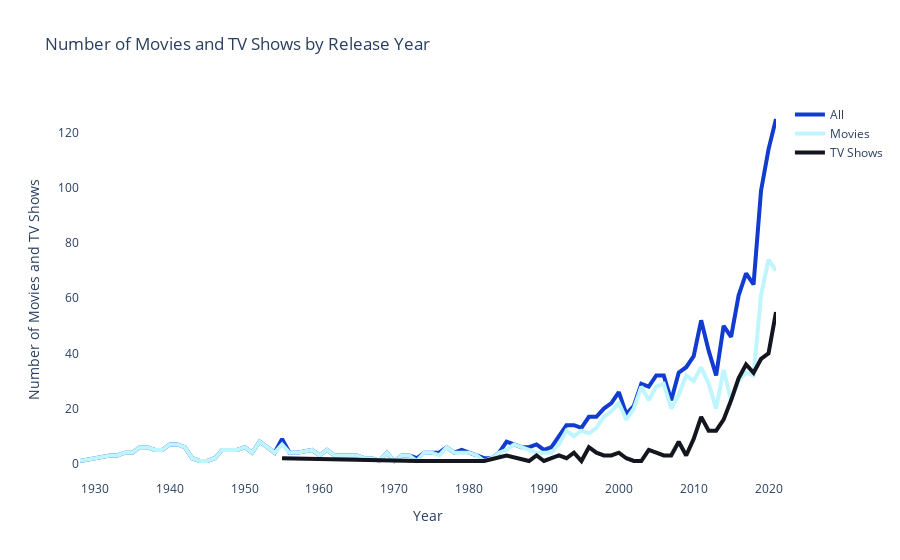

Notebook source saved alongside this figure:
### Markdown cell above
More than 70% of Movies in Disney Plus

### Code cell
#all added movies and tvshows by year
dp_r_all = dp['release_year'].value_counts().sort_index(ascending=False)

#yearly added movies by year, only movies in type
dp_r_movies = dp[dp['type'] == 'Movie']
dp_r_movies['release_year'].value_counts().sort_index(ascending=False)


#yearly added tv shows by year, only movies in type
dp_r_tv = dp[dp['type'] == 'TV Show']
dp_r_tv['release_year'].value_counts().sort_index(ascending=False)

#make graph by dp_r_all, dp_movies and dp_tv by line graph
fig = go.Figure()
fig.add_trace(go.Scatter(x=dp_r_all.index, y=dp_r_all.values, name='All', line=dict(color=disney_palette[0], width=4)))
fig.add_trace(go.Scatter(x=dp_r_movies['release_year'].value_counts().sort_index(ascending=False).index, y=dp_r_movies['release_year'].value_counts().sort_index(ascending=False).values, name='Movies', line=dict(color=disney_palette[1], width=4)))
fig.add_trace(go.Scatter(x=dp_r_tv['release_year'].value_counts().sort_index(ascending=False).index, y=dp_r_tv['release_year'].value_counts().sort_index(ascending=False).values, name='TV Shows', line=dict(color=disney_palette[3], width=4)))
fig.update_layout(title_text='Number of Movies and TV Shows by Release Year')
fig.update_layout(plot_bgcolor='rgba(0,0,0,0)')
fig.update_xaxes(title_text='Year')
fig.update_yaxes(title_text='Number of Movies and TV Shows')
fig.show()

### Figure 1 — Plotly figure (JSON) as saved in the notebook; plotly's stock layout.template omitted (floating-point values rounded to 4 significant figures)
{"data": [{"line": {"color": "#113CCF", "width": 4}, "name": "All", "type": "scatter", "x": [2021, 2020, 2019, 2018, 2017, 2016, 2015, 2014, 2013, 2012, 2011, 2010, 2009, 2008, 2007, 2006, 2005, 2004, 2003, 2002, 2001, 2000, 1999, 1998, 1997, 1996, 1995, 1994, 1993, 1992, 1991, 1990, 1989, 1988, 1987, 1986, 1985, 1984, 1983, 1982, 1981, 1980, 1979, 1978, 1977, 1976, 1975, 1974, 1973, 1972, 1971, 1970, 1969, 1968, 1967, 1966, 1965, 1964, 1963, 1962, 1961, 1960, 1959, 1957, 1956, 1955, 1954, 1953, 1952, 1951, 1950, 1949, 1948, 1947, 1946, 1945, 1944, 1943, 1942, 1941, 1940, 1939, 1938, 1937, 1936, 1935, 1934, 1933, 1932, 1928], "y": [125, 114, 99, 65, 69, 61, 46, 50, 32, 41, 52, 39, 35, 33, 23, 32, 32, 28, 29, 21, 18, 26, 22, 20, 17, 17, 13, 14, 14, 10, 6, 5, 7, 6, 6, 7, 8, 4, 2, 2, 3, 4, 5, 4, 6, 4, 4, 4, 2, 3, 3, 1, 4, 1, 2, 2, 3, 3, 3, 3, 5, 3, 5, 4, 4, 9, 4, 6, 8, 4, 6, 5, 5, 5, 2, 1, 1, 2, 6, 7, 7, 5, 5, 6, 6, 4, 4, 3, 3, 1]}, {"line": {"color": "#BFF5FD", "width": 4}, "name": "Movies", "type": "scatter", "x": [2021, 2020, 2019, 2018, 2017, 2016, 2015, 2014, 2013, 2012, 2011, 2010, 2009, 2008, 2007, 2006, 2005, 2004, 2003, 2002, 2001, 2000, 1999, 1998, 1997, 1996, 1995, 1994, 1993, 1992, 1991, 1990, 1989, 1988, 1987, 1986, 1985, 1984, 1983, 1982, 1981, 1980, 1979, 1978, 1977, 1976, 1975, 1974, 1973, 1972, 1971, 1970, 1969, 1968, 1967, 1966, 1965, 1964, 1963, 1962, 1961, 1960, 1959, 1957, 1956, 1955, 1954, 1953, 1952, 1951, 1950, 1949, 1948, 1947, 1946, 1945, 1944, 1943, 1942, 1941, 1940, 1939, 1938, 1937, 1936, 1935, 1934, 1933, 1932, 1928], "y": [70, 74, 61, 32, 33, 30, 23, 34, 20, 29, 35, 30, 32, 25, 20, 29, 28, 23, 28, 20, 16, 22, 19, 17, 13, 11, 12, 10, 12, 7, 4, 4, 4, 5, 6, 7, 5, 4, 2, 1, 3, 4, 4, 4, 6, 3, 4, 4, 1, 3, 3, 1, 4, 1, 2, 2, 3, 3, 3, 3, 5, 3, 5, 4, 4, 7, 4, 6, 8, 4, 6, 5, 5, 5, 2, 1, 1, 2, 6, 7, 7, 5, 5, 6, 6, 4, 4, 3, 3, 1]}, {"line": {"color": "#13151F", "width": 4}, "name": "TV Shows", "type": "scatter", "x": [2021, 2020, 2019, 2018, 2017, 2016, 2015, 2014, 2013, 2012, 2011, 2010, 2009, 2008, 2007, 2006, 2005, 2004, 2003, 2002, 2001, 2000, 1999, 1998, 1997, 1996, 1995, 1994, 1993, 1992, 1991, 1990, 1989, 1988, 1985, 1982, 1979, 1976, 1973, 1955], "y": [55, 40, 38, 33, 36, 31, 23, 16, 12, 12, 17, 9, 3, 8, 3, 3, 4, 5, 1, 1, 2, 4, 3, 3, 4, 6, 1, 4, 2, 3, 2, 1, 3, 1, 3, 1, 1, 1, 1, 2]}], "layout": {"plot_bgcolor": "rgba(0,0,0,0)", "title": {"text": "Number of Movies and TV Shows by Release Year"}, "xaxis": {"title": {"text": "Year"}}, "yaxis": {"title": {"text": "Number of Movies and TV Shows"}}}}
